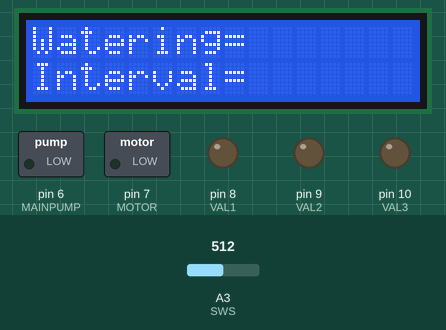
This sketch was run on a simulated Arduino Uno, built with avr-gcc and run on an emulated ATmega328P. Shown: 16×2 character LCD, switched loads named in the sketch (green lamp = pin HIGH), output pins drawn as LEDs (lit = HIGH). Inputs (shaded band) come from the test bench; at power-on: A3 (SWS) = 512. What the sketch prints to the serial monitor is not drawn.

Above: at 1.2 s.
1.3 s: A3 (SWS) set to 551
2.8 s: A3 (SWS) set to 578
At 4.9 s:
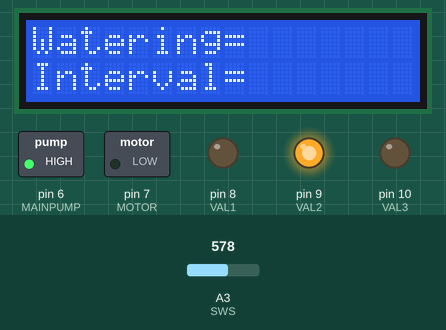
5.3 s: A3 (SWS) set to 550
At 5.8 s:
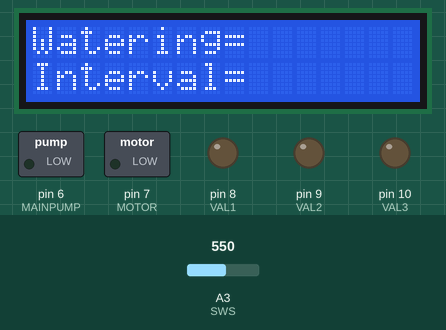
6.8 s: A3 (SWS) set to 716
At 7.4 s:
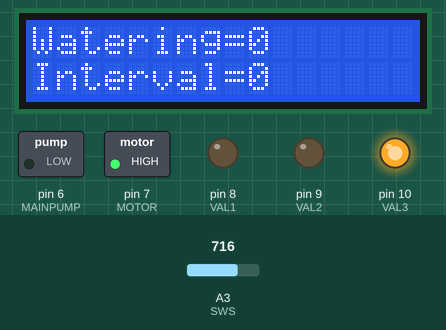
Timing chart, 0 to 9.3 s (numbered marks = the images above; inputs shaded):
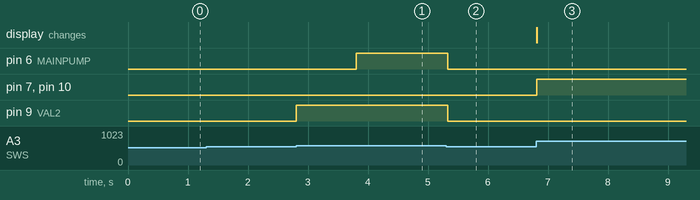

The sketch:

ST_V1.ino
```cpp
/*
  The circuit:
   LCD RS pin to digital pin 12
   LCD Enable pin to digital pin 11
   LCD D4 pin to digital pin 5
   LCD D5 pin to digital pin 4
   LCD D6 pin to digital pin 3
   LCD D7 pin to digital pin 2
   LCD R/W pin to ground
   LCD VSS pin to ground
   LCD VCC pin to 5V
   10K resistor:
   ends to +5V and ground
   wiper to LCD VO pin (pin 3)
*/

// include the library code :
#include <LiquidCrystal.h>

//정완 Define
//      변수    핀번호
#define MOTOR   7
#define VAL1    8
#define VAL2    9
#define VAL3   10
#define SWS    A3
#define MAINPUMP 6

#define SW1_AUTOFLUSH
#define SW2_AUTOFEED
#define SW3_STOP

#define TIMEARGUMENT (60000)

//환경 정의
//관수시간
#define WATERING 2
//휴식시간
#define INTERVAL 5
//총관수시간
#define TOTALWATERING 15
int key_sw = 0;
int button = 0;
int prebutton = 0;
int amax = 0;
int amin = 1024;
/*함수 정의 구간*/
int assignSwitchNumber(int pinNo);
void initializeLCD(void);
void doNothing(void);
void doInitailState(void);
void doMotorOn(void);
void printState(unsigned long watering, unsigned long interval);
void watering(unsigned long feed, unsigned long interval, unsigned long duration);
void reserveReservoir(void);
//정완 Define 끝

//initialize the library with the numbers of the interface pins
LiquidCrystal lcd(12, 11, 5, 4, 3, 2);

/* 정완 초기화
    pin 6 : digital input, 내부풀업저항사용
    pin 7 : digital input, 내부풀업저항사용
*/

// the setup function runs once when you press reset or power the board
void setup() {
  //정완 초기화 변수
  pinMode (VAL1, OUTPUT);
  pinMode (VAL2, OUTPUT);
  pinMode (VAL3, OUTPUT);
  pinMode (MOTOR, OUTPUT);
  pinMode (MAINPUMP, OUTPUT);

  Serial.begin(9600);

  //정완 초기화 변수 끝

  // set up the LCD's number of columns and rows:
  lcd.begin(16, 2);
  initializeLCD();
  //정완 밸브 및 모터 초기화
  doInitialState();
  //정완 밸브 및 모터 초기화 끝
}

// the loop function runs over and over again forever
void loop() {

  // Analog input 확인
  key_sw = analogRead(SWS); //Z-high일 경우를 대비하여 한번 더 호출
  button = assignSwitchNumber(SWS);
  /*
    //button에 대입하기 위한 key_sw값 판별식
    if(prebutton == button) {
      if(amax < key_sw) amax=key_sw;
      if(amin > key_sw) amin=key_sw;
    } else {
      amax=0;
      amin=1024;
    }
    prebutton = button;

    lcd.setCursor(0,0);
    lcd.print("max=    min=    ");
    lcd.setCursor (4,0);
    lcd.print(amax);
    lcd.setCursor (12,0);
    lcd.print(amin);
    lcd.setCursor (0,1);
    lcd.print("SW_value=");
    lcd.print(button);
    lcd.setCursor (11,1);
    lcd.print("     ");
    lcd.setCursor (11,1);
    lcd.print(key_sw);
  */

  switch (button) {
    case 4: //시간 관주
      initializeLCD();
      watering(WATERING, INTERVAL, TOTALWATERING);
      break;
    case 2: //탱크에 물받기
      initializeLCD();
      reserveReservoir();
      break;
    case 1: //정지
      initializeLCD();
      doNothing();
      break;
    default:  //일반적인 상태
      doInitialState();
  }
}


//정완 함수 정의
int assignSwitchNumber(int pinNo)
// pinNo : 스위치에 연결된 아날로그 핀 번호
// returne : 판단 조건에 따른 스위치 배정
{
  int key_sw;
  analogRead(pinNo);
  key_sw = analogRead(pinNo);
  if (key_sw >= 890) {
    return 7 ;
  }
  else if (key_sw >= 825) {
    return 6 ;
  }
  else if (key_sw >= 780) {
    return 5 ;
  }
  else if (key_sw >= 750) {
    return 3 ;
  }
  else if (key_sw >= 650) {
    return 4 ;
  }
  else if (key_sw >= 560) {
    return 2 ;
  }
  else if (key_sw >= 400) {
    return 1 ;
  }
  else {
    return 0 ;
  }
}
void doNothing(void)
{ ;
}

void doInitialState(void)
{
  digitalWrite(VAL1, LOW);
  digitalWrite(VAL2, LOW);
  digitalWrite(VAL3, LOW);
  digitalWrite(MOTOR, LOW);
  digitalWrite(MAINPUMP, LOW);
}
void doMotorOn(void)
{
  digitalWrite(VAL1, LOW);
  digitalWrite(VAL2, LOW);
  digitalWrite(VAL3, HIGH);
  //delay(1000/MODAL);
  digitalWrite(MOTOR, HIGH);
  digitalWrite(MAINPUMP, LOW);
}
void printState(unsigned long watering, unsigned long interval)
{
  lcd.setCursor(9, 0);
  lcd.print(watering / TIMEARGUMENT);
  lcd.setCursor(9, 1);
  lcd.print(interval / TIMEARGUMENT);
}

void watering(unsigned long feed, unsigned long interval, unsigned long duration)
//feed : 공급시간 (분)
//interval : 공급 후 쉬는 시간 (분)
//duration : 총 공급시간 (분)
{
  unsigned long currentDuration; // 현 루프 시간
  unsigned long timeAnchor; //기준시간
  unsigned long loopDuration; // 최상위 루프에서 걸린 시간
  unsigned long loopAnchor ; //최상위 루프에서 기준이 되는 시간

  unsigned long wateringTime = 0;
  unsigned long nWaterDuration = 0;
  unsigned long intervalTime = 0;
  unsigned long nIntervalDuration = 0;

  /* 루프 속에서 모터동작 시간을 계산하기 위한 임시 인수*/
  int loopCount = 0;

  //인수 검사
  if ((feed > duration) || (interval > duration)) return;

  loopAnchor = millis();

  do {
    /*//debugging code
    loopCount += 1;
    Serial.print("LoopCount=");
    Serial.println(loopCount);
    Serial.print("Duration=");
    Serial.println(duration);
    Serial.print("LoopDuration=");
    Serial.println(loopDuration);
    */
    //동작기
    doMotorOn();
    timeAnchor = millis();
    do {
      currentDuration = millis() - timeAnchor;
      if (assignSwitchNumber(SWS) == 1) {
        //
        wateringTime = nWaterDuration + currentDuration;
        printState(wateringTime+100, intervalTime+100);
        doInitialState();
        return;
      }
      wateringTime = nWaterDuration + currentDuration;
      //debuggin code
      Serial.print("WateringTime=");
      Serial.print(wateringTime); Serial.print("   ");
      Serial.print(wateringTime/TIMEARGUMENT);//계산이 안됨
      Serial.print("  currentDuration=");
      Serial.println(currentDuration);
      //*/
      printState(wateringTime+100, intervalTime+100);
      /*//debugging code
        Serial.print("CurrentDuration=");
        Serial.println(currentDuration);
        Serial.print("feed*TIMEARGUMENT=");
        Serial.println(feed*TIMEARGUMENT);
        //*/
    } while( (currentDuration <= (feed * TIMEARGUMENT)) && ((wateringTime+intervalTime) <= duration*TIMEARGUMENT));
    nWaterDuration = wateringTime;
    currentDuration = 0;
    //debuggin code
    Serial.print("WateringTime=");
    Serial.print(wateringTime); Serial.print("   ");
    Serial.print(wateringTime/TIMEARGUMENT);//계산이 안됨
    Serial.print("  currentDuration=");
    Serial.println(currentDuration);
    //*/

    //휴지기
    doInitialState();
    timeAnchor = millis();
    do {
      currentDuration = millis() - timeAnchor;
      if (assignSwitchNumber(SWS) == 1) {
        intervalTime = nIntervalDuration + currentDuration;
        printState(wateringTime+100, intervalTime+100);
        return;
      }
      intervalTime = nIntervalDuration + currentDuration;
      //debuggin code
      Serial.print("IntervalTime=");
      Serial.print(intervalTime); Serial.print("   ");
      Serial.println(intervalTime/TIMEARGUMENT);
      //*/
      printState(wateringTime+100, intervalTime+100);
    } while ((currentDuration <= interval*TIMEARGUMENT)&&((wateringTime+intervalTime) <= (duration*TIMEARGUMENT)));
    nIntervalDuration = intervalTime;
    currentDuration = 0;

    loopDuration = millis() - loopAnchor;

    /*//debugging code
    Serial.print("LoopDuration=");
    Serial.println(loopDuration);
    Serial.print("Duration*TIMEARGUMENT=");
    Serial.println((unsigned long)duration * TIMEARGUMENT);
    */
    //debuggin code
    Serial.print("LoopDuration=");
    Serial.print(loopDuration); Serial.print("   ");
    Serial.println(loopDuration/TIMEARGUMENT);
    //*/
  } while (loopDuration <= (duration * TIMEARGUMENT));
  printState(wateringTime+100, intervalTime+100);
  doInitialState();
}

void initializeLCD(void)
{
  // Print a message to the LCD.
  lcd.setCursor(0, 0);
  lcd.print("Watering=       ");
  lcd.setCursor(0, 1);
  lcd.print("Interval=       ");
}

void reserveReservoir(void)
{
  int sw_button;

  digitalWrite(MOTOR, LOW);
  digitalWrite(VAL1, LOW);
  digitalWrite(VAL2, HIGH);
  digitalWrite(VAL3, LOW);
  delay(1000);
  digitalWrite(MAINPUMP, HIGH);
  do {
    sw_button = assignSwitchNumber(SWS);
    Serial.print("Switch Button=");
    Serial.println(sw_button);
  } while (sw_button != 1);
  doInitialState();
}
```

Measured:
- the behaviour switches between 559 and 560 on A3 (SWS) (found by bisection; images 0 and 1)
- after the input at 1.3 s, every drawn part: stays the same
- after the input at 2.8 s, pin 6 (MAINPUMP): LOW → HIGH after 1.0 s; pin 9 (VAL2): LOW → HIGH at once
- after the input at 5.3 s, pin 6 (MAINPUMP), pin 9 (VAL2): HIGH → LOW at once
- after the input at 6.8 s, pin 7 (MOTOR), pin 10 (VAL3): LOW → HIGH at once; the display: changes at once (image 3)
